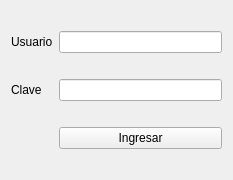
<?xml version="1.0" encoding="UTF-8"?>
<ui version="4.0">
 <class>LoginDesigner</class>
 <widget class="QWidget" name="LoginDesigner">
  <property name="geometry">
   <rect>
    <x>0</x>
    <y>0</y>
    <width>233</width>
    <height>180</height>
   </rect>
  </property>
  <property name="windowTitle">
   <string>Login</string>
  </property>
  <layout class="QGridLayout" name="gridLayout">
   <item row="0" column="0">
    <widget class="QLabel" name="lUsuario">
     <property name="text">
      <string>Usuario</string>
     </property>
    </widget>
   </item>
   <item row="0" column="1">
    <widget class="QLineEdit" name="leUsuario"/>
   </item>
   <item row="1" column="0">
    <widget class="QLabel" name="lClave">
     <property name="text">
      <string>Clave</string>
     </property>
    </widget>
   </item>
   <item row="1" column="1">
    <widget class="QLineEdit" name="leClave">
     <property name="echoMode">
      <enum>QLineEdit::EchoMode::Password</enum>
     </property>
    </widget>
   </item>
   <item row="2" column="1">
    <widget class="QPushButton" name="pbIngresar">
     <property name="text">
      <string>Ingresar</string>
     </property>
    </widget>
   </item>
  </layout>
 </widget>
 <resources/>
 <connections/>
</ui>
